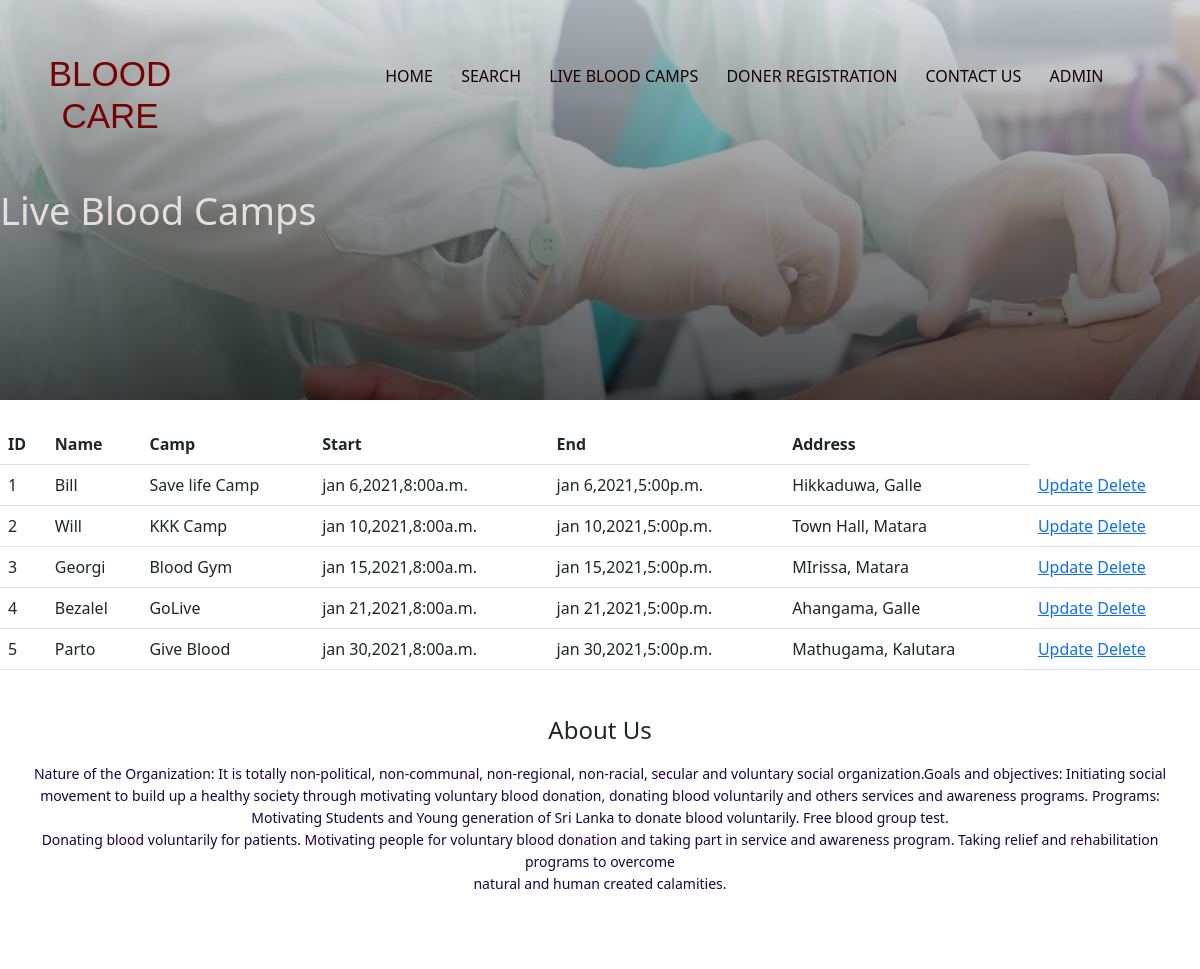
The app's page /blood.php with its own data.
### tables this page shows
CREATE TABLE `blood_camps` (
  `id` int(11) NOT NULL,
  `name` varchar(14) NOT NULL,
  `camp` varchar(16) NOT NULL,
  `start_date` varchar(200) DEFAULT NULL,
  `end_date` varchar(200) DEFAULT NULL,
  `address` varchar(200) DEFAULT NULL
);

### blood.php (the view, shortened to what this page needs)
<!DOCTYPE html>
<html lang="en">
<head>
    <link rel="stylesheet" href="blood.css">
    <link rel="stylesheet" href="https://cdnjs.cloudflare.com/ajax/libs/font-awesome/5.15.4/css/all.min.css">
    <link rel="stylesheet"
        href=" https://cdn.jsdelivr.net/npm/@fortawesome/fontawesome-free@6.1.1/css/fontawesome.min.css">
    <link href="https://cdn.jsdelivr.net/npm/bootstrap@5.2.0/dist/css/bootstrap.min.css" rel="stylesheet"
>
</head>
<body style="margin: 50px:">
    <section class="sub2-header">
        <div class="navbar">
            <div class="icon">
                <h2 class="logo">BLOOD CARE</h2>
            </div>
            <nav>
                <div class="nav-links" id="navLinks">
                    <i class="fas fa-times" onclick="hideMenu()"></i>
                    <ul>
                        <li><a href="index.html">HOME</a></li>
                        <li><a href="search.html">SEARCH</a></li>
                        <li><a href="blood.php">LIVE BLOOD CAMPS</a></li>
                        <li><a href="doner.html">DONER REGISTRATION</a></li>
                        <li><a href="contact.html">CONTACT US</a></li>
                        <li><a href="login.html">ADMIN</a></li>
                    </ul>
                </div>
                <i class="fas fa-bars" onclick="showMenu()"></i>
            </nav>
            <h1>Live Blood Camps </h1>
    </section>
    <br>
    <table class="table">
        <thead>
            <tr>
                <th>ID</th>
                <th>Name</th>
                <th>Camp</th>
                <th>Start</th>
                <th>End</th>
                <th>Address</th>
            </tr>
        </thead>
        <tbody>
            <?php
            $servername = "localhost";
            $username = "root";
            $password = "";
            $database = "blood_bank";
            $connection = new mysqli($servername, $username, $password, $database);
            $sql = "SELECT*FROM blood_camps";
            $result = $connection->query($sql);
            while ($row = $result->fetch_assoc()) {
                echo "
    <tr>
        <td>" . $row["id"] . "</td>
        <td>" . $row["name"] . "</td>
        <td>" . $row["camp"] . "</td>
        <td>" . $row["start_date"] . "</td>
        <td>" . $row["end_date"] . "</td>
        <td>" . $row["address"] . "</td>
        <td>
            <a href='update'>Update</a>
            <a href='delete'>Delete</a>
</td>
</tr>";
            }
            ?>
        </tbody>
    </table>
    <section class="footer">
        <h4>About Us</h4>
        <p>Nature of the Organization: It is totally non-political, non-communal, non-regional, non-racial, secular and
            voluntary social organization.Goals and objectives: Initiating social movement to build up a healthy society
            through motivating voluntary blood donation, donating blood voluntarily and others services and awareness
            programs. Programs: Motivating Students and Young generation of Sri Lanka to donate blood voluntarily. Free
            blood group test.<br> Donating blood voluntarily for patients. Motivating people for voluntary blood
            donation and taking part in service and awareness program. Taking relief and rehabilitation programs to
            overcome <br>natural and human created calamities.</p>
        <div class="icons">
            <i class="fab fa-facebook"></i>
            <i class="fab fa-twitter"></i>
            <i class="fab fa-instagram"></i>
            <i class="fab fa-linkedin"></i>
        </div>
    </section>
</body>
</html>

### blood.css (style rules this page uses)
* { margin: 0; padding: 0; }
.icon { width: 200px; float: left; height: 70px; }
.logo { color: #750303; font-size: 35px; font-family: Arial; padding-left: 20px; float: left; padding-top: 10px; margin-top: 5px }
nav { display: flex; padding: 2% 6%; justify-content: space-between; align-items: center; }
.nav-links { flex: 1; text-align: right; }
.nav-links ul li { list-style: none; display: inline-block; padding: 8px 12px; position: relative; }
.nav-links ul li a { color: rgb(22, 2, 2); text-decoration: none; font: size 13px; }
.nav-links ul li ::after { content: ''; width:0%; height: 2px; background: #750303; display: block; margin: auto; font-family: Arial, Helvetica, sans-serif; font-weight: bold; transition: 0.5s; }
p { color: #190441; font-size: 14px; font-weight: 300; line-height: 22px; padding: 10px; }
.footer { width: 100%; text-align: center; padding: 30px 0; font-size: 30px,; }
.sub2-header { height: 50vh; width: 100%; background-image: linear-gradient(rgba(205, 207, 211, 0.7),rgba(4, 4, 5, 0.7)),url(4.jpg); background-position: cover; background-size: cover; text-align: center; color: rgb(230, 221, 221); }
.sub2-header h1 { margin-top: 50px; font-size: 38px; }

### records on screen
blood_camps: id "1", name "Bill", camp "Save life Camp", start_date "jan 6,2021,8:00a.m.", end_date "jan 6,2021,5:00p.m.", address "Hikkaduwa, Galle"
blood_camps: id "2", name "Will", camp "KKK Camp", start_date "jan 10,2021,8:00a.m.", end_date "jan 10,2021,5:00p.m.", address "Town Hall, Matara"
blood_camps: id "3", name "Georgi", camp "Blood Gym", start_date "jan 15,2021,8:00a.m.", end_date "jan 15,2021,5:00p.m.", address "MIrissa, Matara"
blood_camps: id "4", name "Bezalel", camp "GoLive", start_date "jan 21,2021,8:00a.m.", end_date "jan 21,2021,5:00p.m.", address "Ahangama, Galle"
blood_camps: id "5", name "Parto", camp "Give Blood", start_date "jan 30,2021,8:00a.m.", end_date "jan 30,2021,5:00p.m.", address "Mathugama, Kalutara"
